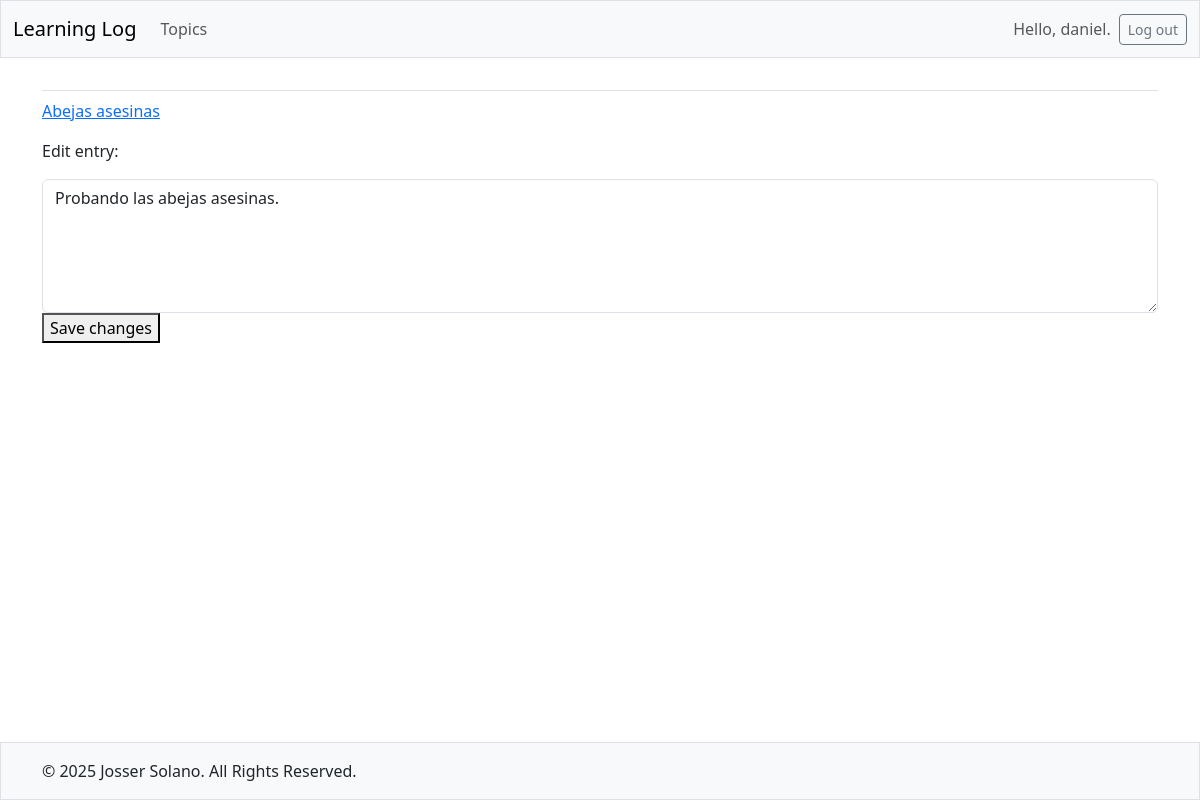
/edit_entry/7/ (signed in), run on an earlier commit of the app's database.
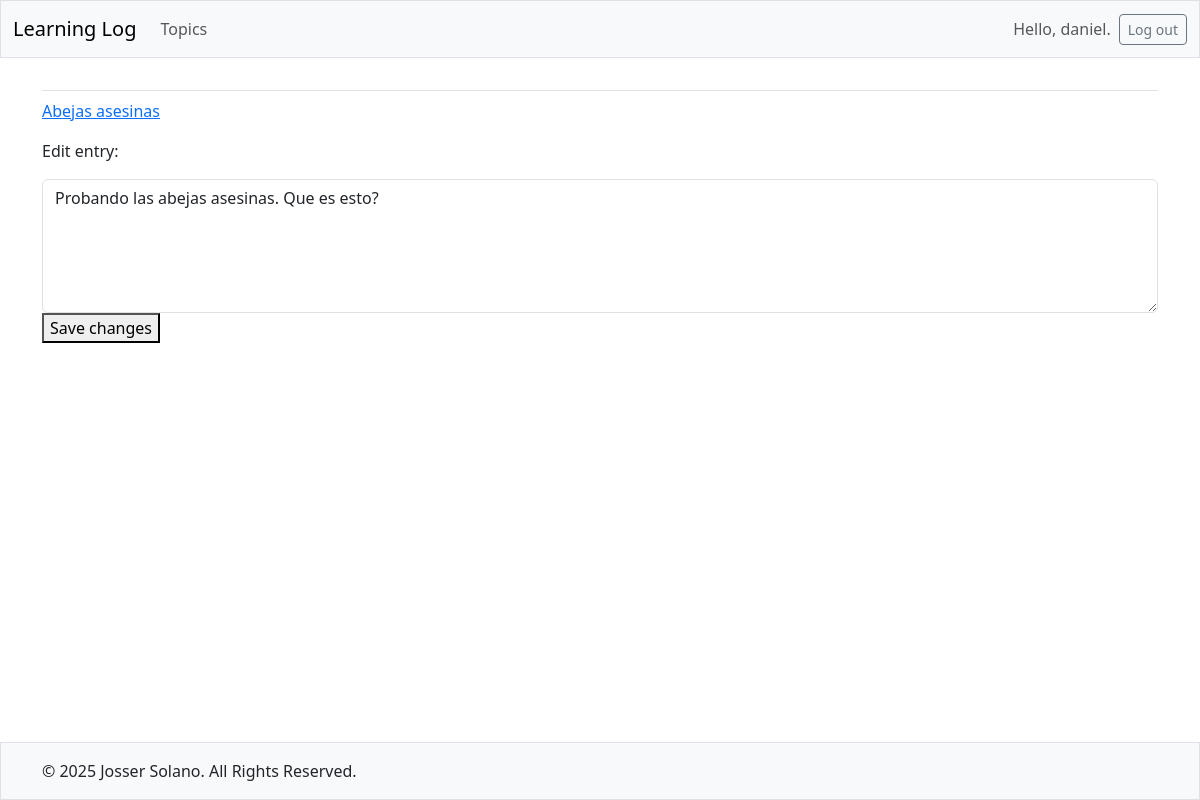
And on a later commit of the database.
### learning_logs/models.py (models this page shows, shortened)
class Entry(models.Model):
    topic = models.ForeignKey(Topic, on_delete=models.CASCADE)
    text = models.TextField()
    date_added = models.DateTimeField(auto_now_add=True)
    class Meta:
        verbose_name_plural = 'entries'

### learning_logs/views.py (the view)
# urls.py: path('edit_entry/<int:entry_id>/', views.edit_entry, name='edit_entry'),
@login_required
def edit_entry(request, entry_id):
    entry = Entry.objects.get(id=entry_id)
    topic = entry.topic
    if topic.owner != request.user:
        raise Http404
    if request.method != 'POST':
        form = EntryForm(instance=entry)
    else:
        form = EntryForm(instance=entry, data=request.POST)
        if form.is_valid():
            form.save()
            return redirect('learning_logs:topic', topic_id=topic.id)
    context = {'entry': entry, 'topic': topic, 'form': form}
    return render(request, 'learning_logs/edit_entry.html', context)

### learning_logs/forms.py
class EntryForm(forms.ModelForm):
    class Meta:
        model = Entry
        fields = ['text']
        labels = {'text': ''}
        widgets = {
            'text': forms.Textarea(attrs={
                'class': 'form-control',
                'rows': 5,
                'placeholder': 'Write your entry here...'
            }),
        }

### learning_logs/models.py (called while the page is built)
    def __str__(self):
        return self.text

### learning_logs/templates/learning_logs/edit_entry.html (shortened to what this page needs)
{% extends "learning_logs/base.html" %}
{% block content %}
  <p><a href="{% url 'learning_logs:topic' topic.id %}">{{ topic }}</a></p>
  <p>Edit entry:</p>
  <form action="{% url 'learning_logs:edit_entry' entry.id %}" method='post'>
    {{ form.as_div }}
    <button name="submit">Save changes</button>
  </form>
{% endblock content %}

What changed in the data, as far as the page shows it:
changed Entry: text "Probando las abejas asesinas." → "Probando las abejas asesinas. Que es esto?"
